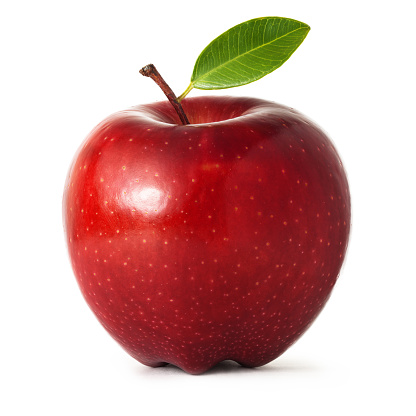
#> input picture apple.jpg, 416 x 416 px
$ python inrange-function.py
#> lines starting #> are read from the running program, lines starting #| are printed output that depends on the picture; after the words box and inside, x2 and y2 are one past the last pixel; in counts of white or black regions, pixels touching at a corner belong together
import cv2

#img = cv2.imread("color-model.png")
img = cv2.imread("apple.jpg")
#> img is the input picture: shape (416, 416, 3); mean B, G, R 167.7, 170.6, 212

hsv = cv2.cvtColor(img, cv2.COLOR_BGR2HSV)
#> hsv: shape (416, 416, 3); mean H, S, V 49.3, 79, 213.1

mask1 = cv2.inRange(hsv, (0, 50, 0), (15, 255,255))
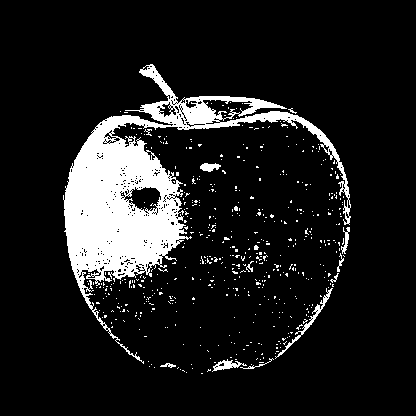
#> mask1: shape (416, 416); 11.5% white; 517 white regions (506 under 20 px), largest, box (x1, y1, x2, y2) and area: (63, 64, 351, 364) 17450, (275, 288, 333, 359) 312, (212, 359, 247, 372) 179

mask2 = cv2.inRange(hsv, (170,0,0), (180, 255, 255))
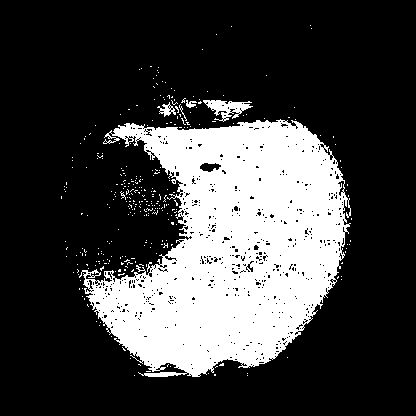
#> mask2: shape (416, 416); 25.6% white; 314 white regions (309 under 20 px), largest, box (x1, y1, x2, y2) and area: (79, 119, 351, 377) 42929, (203, 100, 253, 122) 503, (157, 102, 176, 117) 116, (186, 100, 197, 108) 51, (179, 104, 187, 121) 24


mask = cv2.bitwise_or(mask1, mask2)
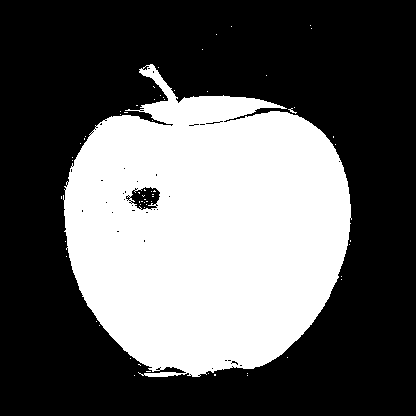
#> mask: shape (416, 416); 37.1% white; 63 white regions (62 under 20 px), largest, box (x1, y1, x2, y2) and area: (63, 64, 352, 377) 64088

target = cv2.bitwise_and(img,img, mask=mask)
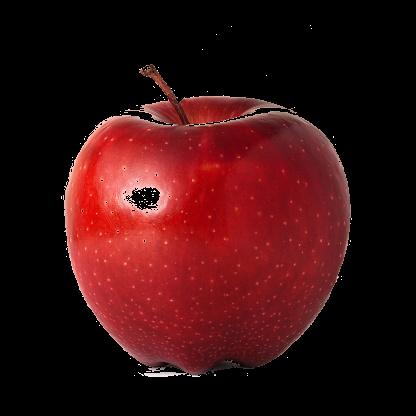
#> target: shape (416, 416, 3); mean B, G, R 16.3, 15.3, 57.4

cv2.imshow("result", target)
cv2.waitKey(0)
